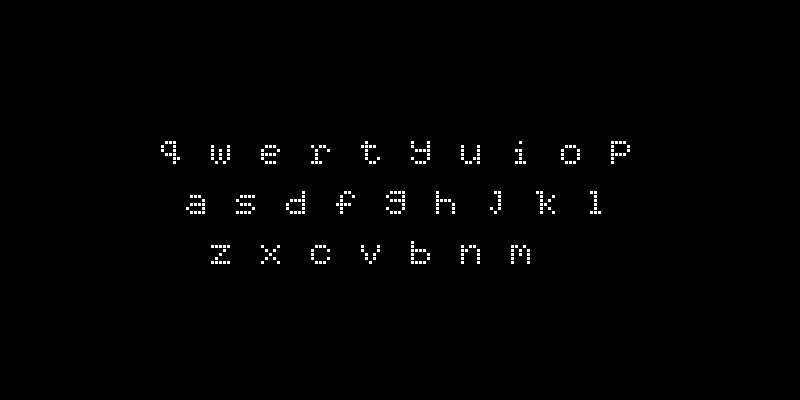
Frame 1 (no input)
Frame 60 (the mouse pressed at the canvas centre just before this capture): identical to frame 1, image omitted
Frame 120 (the mouse held since frame 60 and released just before this capture): identical to frame 1, image omitted

The Processing sketch that drew this single still picture (run headless with seeded random() and noise(); from frame 60 on, the mouse is pressed at the canvas centre):

// Processing sketch: processing_97547
// ── processing_97547.pde

int gap = 50;
int topRow = 140;
int middleRow = topRow + gap;
int bottomRow = topRow + 2*gap;
int left = 160;
int max = 10;
int blockSize = 4;

letter letterA = new letter(left + gap/2, middleRow, blockSize);
letter letterB = new letter(left + 5*gap, bottomRow, blockSize);
letter letterC = new letter(left + 3*gap, bottomRow, blockSize);
letter letterD = new letter(left + 5*gap/2, middleRow, blockSize);
letter letterE = new letter(left + 2*gap, topRow, blockSize);
letter letterF = new letter(left + 7*gap/2, middleRow, blockSize);
letter letterG = new letter(left + 9*gap/2, middleRow, blockSize);
letter letterH = new letter(left + 11*gap/2, middleRow, blockSize);
letter letterI = new letter(left + 7*gap, topRow, blockSize);
letter letterJ = new letter(left + 13*gap/2, middleRow, blockSize);
letter letterK = new letter(left + 15*gap/2, middleRow, blockSize);
letter letterL = new letter(left + 17*gap/2, middleRow, blockSize);
letter letterM = new letter(left + 7*gap, bottomRow, blockSize);
letter letterN = new letter(left + 6*gap, bottomRow, blockSize);
letter letterO = new letter(left + 8*gap, topRow, blockSize);
letter letterP = new letter(left + 9*gap, topRow, blockSize);
letter letterQ = new letter(left, topRow, blockSize);
letter letterR = new letter(left + 3*gap, topRow, blockSize);
letter letterS = new letter(left + 3*gap/2, middleRow, blockSize);
letter letterT = new letter(left + 4*gap, topRow, blockSize);
letter letterU = new letter(left + 6*gap, topRow, blockSize);
letter letterV = new letter(left + 4*gap, bottomRow, blockSize);
letter letterW = new letter(left + gap, topRow, blockSize);
letter letterX = new letter(left + 2*gap, bottomRow, blockSize);
letter letterY = new letter(left + 5*gap, topRow, blockSize);
letter letterZ = new letter(left + gap, bottomRow, blockSize);

void setup() {
  size(800, 400);
}

void draw() {
  background(0);
  letterA.drawA();
  letterB.drawB();
  letterC.drawC();
  letterD.drawD();
  letterE.drawE();
  letterF.drawF();
  letterG.drawG();
  letterH.drawH();
  letterI.drawI();
  letterJ.drawJ();
  letterK.drawK();
  letterL.drawL();
  letterM.drawM();
  letterN.drawN();
  letterO.drawO();
  letterP.drawP();
  letterQ.drawQ();
  letterR.drawR();
  letterS.drawS();
  letterT.drawT();
  letterU.drawU();
  letterV.drawV();
  letterW.drawW();
  letterX.drawX();
  letterY.drawY();
  letterZ.drawZ();
}
class letter {
  float x, y, s;
  
  letter(float x, float y, float s) {
    this.x = x;
    this.y = y;
    this.s = s;
  }
  
  void drawA() {
    strokeWeight(1);
    stroke(0);
    fill(255);
    rect(x + s, y + s, s, s);
    rect(x + 2*s, y + s, s, s);
    rect(x + 3*s, y + s, s, s);
    rect(x + 4*s, y + 2*s, s, s);
    rect(x + 4*s, y + 3*s, s, s);
    rect(x + 4*s, y + 4*s, s, s);
    rect(x + 4*s, y + 5*s, s, s);
    rect(x + 3*s, y + 5*s, s, s);
    rect(x + 2*s, y + 5*s, s, s);
    rect(x + s, y + 5*s, s, s);
    rect(x, y + 4*s, s, s);
    rect(x + s, y + 3*s, s, s);
    rect(x + 2*s, y + 3*s, s, s);
    rect(x + 3*s, y + 3*s, s, s);
  }
  
  void drawB() {
    strokeWeight(1);
    stroke(0);
    fill(255);
    rect(x, y, s, s);
    rect(x, y + s, s, s);
    rect(x, y + 2*s, s, s);
    rect(x, y + 3*s, s, s);
    rect(x, y + 4*s, s, s);
    rect(x, y + 5*s, s, s);
    rect(x + s, y + 5*s, s, s);
    rect(x + 2*s, y + 5*s, s, s);
    rect(x + 3*s, y + 5*s, s, s);
    rect(x + 4*s, y + 4*s, s, s);
    rect(x + 4*s, y + 3*s, s, s);
    rect(x + 3*s, y + 2*s, s, s);
    rect(x + 2*s, y + 2*s, s, s);
    rect(x + s, y + 2*s, s, s);
  }
  
  void drawC() {
    strokeWeight(1);
    stroke(0);
    fill(255);
    rect(x + s, y + s, s, s);
    rect(x + 2*s, y + s, s, s);
    rect(x + 3*s, y + s, s, s);
    rect(x + 4*s, y + 2*s, s, s);
    rect(x, y + 2*s, s, s);
    rect(x, y + 3*s, s, s);
    rect(x, y + 4*s, s, s);
    rect(x + s, y + 5*s, s, s);
    rect(x + 2*s, y + 5*s, s, s);
    rect(x + 3*s, y + 5*s, s, s);
    rect(x + 4*s, y + 4*s, s, s);
  }
  
  void drawD() {
    strokeWeight(1);
    stroke(0);
    fill(255);
//    rect(x, y, s, s);
    rect(x + 4*s, y, s, s);
    rect(x + 4*s, y + s, s, s);
    rect(x + 4*s, y + 2*s, s, s);
    rect(x + 4*s, y + 3*s, s, s);
    rect(x + 4*s, y + 4*s, s, s);
    rect(x + 4*s, y + 5*s, s, s);
    rect(x + 3*s, y + 5*s, s, s);
    rect(x + 2*s, y + 5*s, s, s);
    rect(x + s, y + 5*s, s, s);
    rect(x, y + 4*s, s, s);
    rect(x, y + 3*s, s, s);
    rect(x + s, y + 2*s, s, s);
    rect(x + 2*s, y + 2*s, s, s);
    rect(x + 3*s, y + 2*s, s, s);
  }
  
  void drawE() {
    strokeWeight(1);
    stroke(0);
    fill(255);
    rect(x + s, y + s, s, s);
    rect(x + 2*s, y + s, s, s);
    rect(x + 3*s, y + s, s, s);
    rect(x + 4*s, y + 2*s, s, s);
    rect(x + 3*s, y + 3*s, s, s);
    rect(x + 2*s, y + 3*s, s, s);
    rect(x + s, y + 3*s, s, s);
    rect(x, y + 2*s, s, s);
    rect(x, y + 3*s, s, s);
    rect(x, y + 4*s, s, s);
    rect(x + s, y + 5*s, s, s);
    rect(x + 2*s, y + 5*s, s, s);
    rect(x + 3*s, y + 5*s, s, s);
  }
  
  void drawF() {
    strokeWeight(1);
    stroke(0);
    fill(255);
    rect(x + 2*s, y, s, s);
    rect(x + 3*s, y, s, s);
    rect(x + 4*s, y + s, s, s);
    rect(x + s, y + s, s, s);
    rect(x + s, y + 2*s, s, s);
    rect(x, y + 3*s, s, s);
    rect(x + s, y + 3*s, s, s);
    rect(x + 2*s, y + 3*s, s, s);
    rect(x + 3*s, y + 3*s, s, s);
    rect(x + s, y + 4*s, s, s);
    rect(x + s, y + 5*s, s, s);
  }
  
  void drawG() {
    strokeWeight(1);
    stroke(0);
    fill(255);
    rect(x + s, y, s, s);
    rect(x + 2*s, y, s, s);
    rect(x + 3*s, y, s, s);
    rect(x + 4*s, y, s, s);
    rect(x + 4*s, y + s, s, s);
    rect(x + 4*s, y + 2*s, s, s);
    rect(x + 4*s, y + 3*s, s, s);
    rect(x + 4*s, y + 4*s, s, s);
    rect(x + 3*s, y + 5*s, s, s);
    rect(x + 2*s, y + 5*s, s, s);
    rect(x + s, y + 5*s, s, s);
    rect(x, y + 4*s, s, s);
    rect(x, y + s, s, s);
    rect(x + s, y + 2*s, s, s);
    rect(x + 2*s, y + 2*s, s, s);
    rect(x + 3*s, y + 2*s, s, s);
  }
  
  void drawH() {
    strokeWeight(1);
    stroke(0);
    fill(255);
    rect(x, y, s, s);
    rect(x, y + s, s, s);
    rect(x, y + 2*s, s, s);
    rect(x, y + 3*s, s, s);
    rect(x, y + 4*s, s, s);
    rect(x, y + 5*s, s, s);
    rect(x + s, y + 2*s, s, s);
    rect(x + 2*s, y + 2*s, s, s);
    rect(x + 3*s, y + 2*s, s, s);
    rect(x + 4*s, y + 3*s, s, s);
    rect(x + 4*s, y + 4*s, s, s);
    rect(x + 4*s, y + 5*s, s, s);
  }
  
  void drawI() {
    strokeWeight(1);
    stroke(0);
    fill(255);
    rect(x + 2*s, y, s, s);
    rect(x + s, y + 2*s, s, s);
    rect(x + 2*s, y + 2*s, s, s);
    rect(x + 2*s, y + 3*s, s, s);
    rect(x + 2*s, y + 4*s, s, s);
    rect(x + s, y + 5*s, s, s);
    rect(x + 2*s, y + 5*s, s, s);
    rect(x + 3*s, y + 5*s, s, s);
  }
  
  void drawJ() {
    strokeWeight(1);
    stroke(0);
    fill(255);
    rect(x + 2*s, y, s, s);
    rect(x + 3*s, y, s, s);
    rect(x + 3*s, y + s, s, s);
    rect(x + 3*s, y + 2*s, s, s);
    rect(x + 3*s, y + 3*s, s, s);
    rect(x + 3*s, y + 4*s, s, s);
    rect(x + 2*s, y + 5*s, s, s);
    rect(x + s, y + 4*s, s, s);
//    rect(x, y + 5*s, s, s);
  }
  
  void drawK() {
    strokeWeight(1);
    stroke(0);
    fill(255);
    rect(x, y, s, s);
    rect(x + s, y, s, s);
    rect(x + s, y + s, s, s);
    rect(x + s, y + 2*s, s, s);
    rect(x + s, y + 3*s, s, s);
    rect(x + s, y + 4*s, s, s);
    rect(x + s, y + 5*s, s, s);
    rect(x + 2*s, y + 3*s, s, s);
    rect(x + 3*s, y + 2*s, s, s);
    rect(x + 4*s, y + s, s, s);
    rect(x + 3*s, y + 4*s, s, s);
    rect(x + 4*s, y + 5*s, s, s);
  }
  
  void drawL() {
    strokeWeight(1);
    stroke(0);
    fill(255);
    rect(x + s, y, s, s);
    rect(x + 2*s, y, s, s);
    rect(x + 2*s, y + s, s, s);
    rect(x + 2*s, y + 2*s, s, s);
    rect(x + 2*s, y + 3*s, s, s);
    rect(x + 2*s, y + 4*s, s, s);
    rect(x + s, y + 5*s, s, s);
    rect(x + 2*s, y + 5*s, s, s);
    rect(x + 3*s, y + 5*s, s, s);
  }
  
  void drawM() {
    strokeWeight(1);
    stroke(0);
    fill(255);
    rect(x, y + s, s, s);
    rect(x, y + 2*s, s, s);
    rect(x, y + 3*s, s, s);
    rect(x, y + 4*s, s, s);
    rect(x, y + 5*s, s, s);
    rect(x + s, y + s, s, s);
    rect(x + 2*s, y + 2*s, s, s);
    rect(x + 2*s, y + 3*s, s, s);
    rect(x + 3*s, y + s, s, s);
    rect(x + 4*s, y + 2*s, s, s);
    rect(x + 4*s, y + 3*s, s, s);
    rect(x + 4*s, y + 4*s, s, s);
    rect(x + 4*s, y + 5*s, s, s);
  }
  
  void drawN() {
    strokeWeight(1);
    stroke(0);
    fill(255);
    rect(x, y + s, s, s);
    rect(x, y + 2*s, s, s);
    rect(x, y + 3*s, s, s);
    rect(x, y + 4*s, s, s);
    rect(x, y + 5*s, s, s);
    rect(x + s, y + 2*s, s, s);
    rect(x + 2*s, y + s, s, s);
    rect(x + 3*s, y + s, s, s);
    rect(x + 4*s, y + 2*s, s, s);
    rect(x + 4*s, y + 3*s, s, s);
    rect(x + 4*s, y + 4*s, s, s);
    rect(x + 4*s, y + 5*s, s, s);
  }
  
  void drawO() {
    strokeWeight(1);
    stroke(0);
    fill(255);
    rect(x + s, y + s, s, s);
    rect(x + 2*s, y + s, s, s);
    rect(x + 3*s, y + s, s, s);
    rect(x + 4*s, y + 2*s, s, s);
    rect(x + 4*s, y + 3*s, s, s);
    rect(x + 4*s, y + 4*s, s, s);
    rect(x + 3*s, y + 5*s, s, s);
    rect(x + 2*s, y + 5*s, s, s);
    rect(x + s, y + 5*s, s, s);
    rect(x, y + 4*s, s, s);
    rect(x, y + 3*s, s, s);
    rect(x, y + 2*s, s, s);
  }
  
  void drawP() {
    strokeWeight(1);
    stroke(0);
    fill(255);
    rect(x, y, s, s);
    rect(x, y + s, s, s);
    rect(x, y + 2*s, s, s);
    rect(x, y + 3*s, s, s);
    rect(x, y + 4*s, s, s);
    rect(x, y + 5*s, s, s);
    rect(x + s, y, s, s);
    rect(x + 2*s, y, s, s);
    rect(x + 3*s, y, s, s);
    rect(x + 4*s, y + s, s, s);
    rect(x + 4*s, y + 2*s, s, s);
    rect(x + 3*s, y + 3*s, s, s);
    rect(x + 2*s, y + 3*s, s, s);
    rect(x + s, y + 3*s, s, s);
  }
  
  void drawQ() {
    strokeWeight(1);
    stroke(0);
    fill(255);
    rect(x + s, y, s, s);
    rect(x + 2*s, y, s, s);
    rect(x + 3*s, y, s, s);
    rect(x + 3*s, y + s, s, s);
    rect(x + 3*s, y + 2*s, s, s);
    rect(x + 3*s, y + 3*s, s, s);
    rect(x + 3*s, y + 4*s, s, s);
    rect(x + 3*s, y + 5*s, s, s);
    rect(x + 4*s, y + 4*s, s, s);
    rect(x, y + s, s, s);
    rect(x, y + 2*s, s, s);
    rect(x + s, y + 3*s, s, s);
    rect(x + 2*s, y + 3*s, s, s);
    rect(x + 3*s, y + 3*s, s, s);
  }
  
  void drawR() {
    strokeWeight(1);
    stroke(0);
    fill(255);
    rect(x, y + s, s, s);
    rect(x + s, y + 2*s, s, s);
    rect(x + s, y + 3*s, s, s);
    rect(x + s, y + 4*s, s, s);
    rect(x + s, y + 5*s, s, s);
    rect(x, y + 5*s, s, s);
    rect(x + 2*s, y + 5*s, s, s);
    rect(x + 2*s, y + s, s, s);
    rect(x + 3*s, y + s, s, s);
    rect(x + 4*s, y + 2*s, s, s);
  }
  
  void drawS() {
    strokeWeight(1);
    stroke(0);
    fill(255);
    rect(x + 4*s, y + s, s, s);
    rect(x + 3*s, y + s, s, s);
    rect(x + 2*s, y + s, s, s);
    rect(x + s, y + s, s, s);
    rect(x, y + 2*s, s, s);
    rect(x + s, y + 3*s, s, s);
    rect(x + 2*s, y + 3*s, s, s);
    rect(x + 3*s, y + 3*s, s, s);
    rect(x + 4*s, y + 4*s, s, s);
    rect(x + 3*s, y + 5*s, s, s);
    rect(x + 2*s, y + 5*s, s, s);
    rect(x + s, y + 5*s, s, s);
    rect(x, y + 5*s, s, s);
  }
  
  void drawT() {
    strokeWeight(1);
    stroke(0);
    fill(255);
    rect(x, y + s, s, s);
    rect(x + s, y, s, s);
    rect(x + s, y + s, s, s);
    rect(x + 2*s, y + s, s, s);
    rect(x + 3*s, y + s, s, s);
    rect(x + s, y + 2*s, s, s);
    rect(x + s, y + 3*s, s, s);
    rect(x + s, y + 4*s, s, s);
    rect(x + 2*s, y + 5*s, s, s);
    rect(x + 3*s, y + 5*s, s, s);
    rect(x + 4*s, y + 4*s, s, s);
  }
  
  void drawU() {
    strokeWeight(1);
    stroke(0);
    fill(255);
    rect(x, y + s, s, s);
    rect(x, y + 2*s, s, s);
    rect(x, y + 3*s, s, s);
    rect(x, y + 4*s, s, s);
    rect(x + s, y + 5*s, s, s);
    rect(x + 2*s, y + 5*s, s, s);
    rect(x + 3*s, y + 4*s, s, s);
    rect(x + 4*s, y + s, s, s);
    rect(x + 4*s, y + 2*s, s, s);
    rect(x + 4*s, y + 3*s, s, s);
    rect(x + 4*s, y + 4*s, s, s);
    rect(x + 4*s, y + 5*s, s, s);
  }
  
  void drawV() {
    strokeWeight(1);
    stroke(0);
    fill(255);
    rect(x, y + s, s, s);
    rect(x, y + 2*s, s, s);
    rect(x + s, y + 3*s, s, s);
    rect(x + s, y + 4*s, s, s);
    rect(x + 2*s, y + 5*s, s, s);
    rect(x + 3*s, y + 4*s, s, s);
    rect(x + 3*s, y + 3*s, s, s);
    rect(x + 4*s, y + 2*s, s, s);
    rect(x + 4*s, y + s, s, s);
  }
  
  void drawW() {
    strokeWeight(1);
    stroke(0);
    fill(255);
    rect(x, y + s, s, s);
    rect(x, y + 2*s, s, s);
    rect(x, y + 3*s, s, s);
    rect(x, y + 4*s, s, s);
    rect(x + s, y + 5*s, s, s);
    rect(x + 2*s, y + 4*s, s, s);
    rect(x + 2*s, y + 3*s, s, s);
    rect(x + 2*s, y + 2*s, s, s);
    rect(x + 3*s, y + 5*s, s, s);
    rect(x + 4*s, y + 4*s, s, s);
    rect(x + 4*s, y + 3*s, s, s);
    rect(x + 4*s, y + 2*s, s, s);
    rect(x + 4*s, y + s, s, s);
  }
  
  void drawX() {
    strokeWeight(1);
    stroke(0);
    fill(255);
    rect(x, y + s, s, s);
    rect(x + s, y + 2*s, s, s);
    rect(x + 2*s, y + 3*s, s, s);
    rect(x + 3*s, y + 4*s, s, s);
    rect(x + 4*s, y + 5*s, s, s);
    rect(x, y + 5*s, s, s);
    rect(x + s, y + 4*s, s, s);
    rect(x + 3*s, y + 2*s, s, s);
    rect(x + 4*s, y + s, s, s);
  }
  
  void drawY() {
    strokeWeight(1);
    stroke(0);
    fill(255);
    rect(x, y, s, s);
    rect(x, y + s, s, s);
    rect(x + s, y + 2*s, s, s);
    rect(x + 2*s, y + 2*s, s, s);
    rect(x + 3*s, y + 2*s, s, s);
    rect(x + 4*s, y, s, s);
    rect(x + 4*s, y + s, s, s);
    rect(x + 4*s, y + 2*s, s, s);
    rect(x + 4*s, y + 3*s, s, s);
    rect(x + 4*s, y + 4*s, s, s);
    rect(x + 3*s, y + 5*s, s, s);
    rect(x + 2*s, y + 5*s, s, s);
    rect(x + s, y + 5*s, s, s);
    rect(x, y + 4*s, s, s);
  }
  
  void drawZ() {
    strokeWeight(1);
    stroke(0);
    fill(255);
    rect(x, y + s, s, s);
    rect(x + s, y + s, s, s);
    rect(x + 2*s, y + s, s, s);
    rect(x + 3*s, y + s, s, s);
    rect(x + 4*s, y + s, s, s);
    rect(x + 3*s, y + 2*s, s, s);
    rect(x + 2*s, y + 3*s, s, s);
    rect(x + s, y + 4*s, s, s);
    rect(x, y + 5*s, s, s);
    rect(x + s, y + 5*s, s, s);
    rect(x + 2*s, y + 5*s, s, s);
    rect(x + 3*s, y + 5*s, s, s);
    rect(x + 4*s, y + 5*s, s, s);
  }
}
void keyTyped() {
  if (key == 'a' || key == 'A') {
    if (letterA.s < max) {
      letterA.x -= 5;
      letterA.y -= 6;
      letterA.s += 2;
    } else {
      letterA.x = left + gap/2;
      letterA.y = middleRow;
      letterA.s = 4;
    }
  }
  
  else if (key == 'b' || key == 'B') {
    if (letterB.s < max) {
      letterB.x -= 5;
      letterB.y -= 6;
      letterB.s += 2;
    } else {
      letterB.x = left + 5*gap;
      letterB.y = bottomRow;
      letterB.s = 4;
    }
  }
  
  else if (key == 'c' || key == 'C') {
    if (letterC.s < max) {
      letterC.x -= 5;
      letterC.y -= 6;
      letterC.s += 2;
    } else {
      letterC.x = left + 3*gap;
      letterC.y = bottomRow;
      letterC.s = 4;
    }
  }
  
  else if (key == 'd' || key == 'D') {
    if (letterD.s < max) {
      letterD.x -= 5;
      letterD.y -= 6;
      letterD.s += 2;
    } else {
      letterD.x = left + 5*gap/2;
      letterD.y = middleRow;
      letterD.s = 4;
    }
  }
  
  else if (key == 'e' || key == 'E') {
    if (letterE.s < max) {
      letterE.x -= 5;
      letterE.y -= 6;
      letterE.s += 2;
    } else {
      letterE.x = left + 2*gap;
      letterE.y = topRow;
      letterE.s = 4;
    }
  }
  
  else if (key == 'f' || key == 'F') {
    if (letterF.s < max) {
      letterF.x -= 5;
      letterF.y -= 6;
      letterF.s += 2;
    } else {
      letterF.x = left + 7*gap/2;
      letterF.y = middleRow;
      letterF.s = 4;
    }
  }
  
  else if (key == 'g' || key == 'G') {
    if (letterG.s < max) {
      letterG.x -= 5;
      letterG.y -= 6;
      letterG.s += 2;
    } else {
      letterG.x = left + 9*gap/2;
      letterG.y = middleRow;
      letterG.s = 4;
    }
  }
  
  else if (key == 'h' || key == 'H') {
    if (letterH.s < max) {
      letterH.x -= 5;
      letterH.y -= 6;
      letterH.s += 2;
    } else {
      letterH.x = left + 11*gap/2;
      letterH.y = middleRow;
      letterH.s = 4;
    }
  }
  
  else if (key == 'i' || key == 'I') {
    if (letterI.s < max) {
      letterI.x -= 5;
      letterI.y -= 6;
      letterI.s += 2;
    } else {
      letterI.x = left + 7*gap;
      letterI.y = topRow;
      letterI.s = 4;
    }
  }
  
  else if (key == 'j' || key == 'J') {
    if (letterJ.s < max) {
      letterJ.x -= 5;
      letterJ.y -= 6;
      letterJ.s += 2;
    } else {
      letterJ.x = left + 13*gap/2;
      letterJ.y = middleRow;
      letterJ.s = 4;
    }
  }
  
  else if (key == 'k' || key == 'K') {
    if (letterK.s < max) {
      letterK.x -= 5;
      letterK.y -= 6;
      letterK.s += 2;
    } else {
      letterK.x = left + 15*gap/2;
      letterK.y = middleRow;
      letterK.s = 4;
    }
  }
  
  else if (key == 'l' || key == 'L') {
    if (letterL.s < max) {
      letterL.x -= 5;
      letterL.y -= 6;
      letterL.s += 2;
    } else {
      letterL.x = left + 17*gap/2;
      letterL.y = middleRow;
      letterL.s = 4;
    }
  }
  
  else if (key == 'm' || key == 'M') {
    if (letterM.s < max) {
      letterM.x -= 5;
      letterM.y -= 6;
      letterM.s += 2;
    } else {
      letterM.x = left + 7*gap;
      letterM.y = bottomRow;
      letterM.s = 4;
    }
  }
  
  else if (key == 'n' || key == 'N') {
    if (letterN.s < max) {
      letterN.x -= 5;
      letterN.y -= 6;
      letterN.s += 2;
    } else {
      letterN.x = left + 6*gap;
      letterN.y = bottomRow;
      letterN.s = 4;
    }
  }
  
  else if (key == 'o' || key == 'O') {
    if (letterO.s < max) {
      letterO.x -= 5;
      letterO.y -= 6;
      letterO.s += 2;
    } else {
      letterO.x = left + 8*gap;
      letterO.y = topRow;
      letterO.s = 4;
    }
  }
  
  else if (key == 'p' || key == 'P') {
    if (letterP.s < max) {
      letterP.x -= 5;
      letterP.y -= 6;
      letterP.s += 2;
    } else {
      letterP.x = left + 9*gap;
      letterP.y = topRow;
      letterP.s = 4;
    }
  }
  
  else if (key == 'q' || key == 'Q') {
    if (letterQ.s < max) {
      letterQ.x -= 5;
      letterQ.y -= 6;
      letterQ.s += 2;
    } else {
      letterQ.x = left;
      letterQ.y = topRow;
      letterQ.s = 4;
    }
  }
  
  else if (key == 'r' || key == 'R') {
    if (letterR.s < max) {
      letterR.x -= 5;
      letterR.y -= 6;
      letterR.s += 2;
    } else {
      letterR.x = left + 3*gap;
      letterR.y = topRow;
      letterR.s = 4;
    }
  }
  
  else if (key == 's' || key == 'S') {
    if (letterS.s < max) {
      letterS.x -= 5;
      letterS.y -= 6;
      letterS.s += 2;
    } else {
      letterS.x = left + 3*gap/2;
      letterS.y = middleRow;
      letterS.s = 4;
    }
  }
  
  else if (key == 't' || key == 'T') {
    if (letterT.s < max) {
      letterT.x -= 5;
      letterT.y -= 6;
      letterT.s += 2;
    } else {
      letterT.x = left + 4*gap;
      letterT.y = topRow;
      letterT.s = 4;
    }
  }
  
  else if (key == 'u' || key == 'U') {
    if (letterU.s < max) {
      letterU.x -= 5;
      letterU.y -= 6;
      letterU.s += 2;
    } else {
      letterU.x = left + 6*gap;
      letterU.y = topRow;
      letterU.s = 4;
    }
  }
  
  else if (key == 'v' || key == 'V') {
    if (letterV.s < max) {
      letterV.x -= 5;
      letterV.y -= 6;
      letterV.s += 2;
    } else {
      letterV.x = left + 4*gap;
      letterV.y = bottomRow;
      letterV.s = 4;
    }
  }
  
  else if (key == 'w' || key == 'W') {
    if (letterW.s < max) {
      letterW.x -= 5;
      letterW.y -= 6;
      letterW.s += 2;
    } else {
      letterW.x = left + gap;
      letterW.y = topRow;
      letterW.s = 4;
    }
  }
  
  else if (key == 'x' || key == 'X') {
    if (letterX.s < max) {
      letterX.x -= 5;
      letterX.y -= 6;
      letterX.s += 2;
    } else {
      letterX.x = left + 2*gap;
      letterX.y = bottomRow;
      letterX.s = 4;
    }
  }
  
  else if (key == 'y' || key == 'Y') {
    if (letterY.s < max) {
      letterY.x -= 5;
      letterY.y -= 6;
      letterY.s += 2;
    } else {
      letterY.x = left + 5*gap;
      letterY.y = topRow;
      letterY.s = 4;
    }
  }
  
  else if (key == 'z' || key == 'Z') {
    if (letterZ.s < max) {
      letterZ.x -= 5;
      letterZ.y -= 6;
      letterZ.s += 2;
    } else {
      letterZ.x = left + gap;
      letterZ.y = bottomRow;
      letterZ.s = 4;
    }
  }
}
